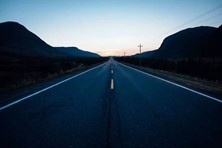
#> input picture task4/data/test.jpg, 222 x 148 px
$ python sobel_detect.py
#> lines starting #> are read from the running program, lines starting #| are printed output that depends on the picture
from cv2 import cv2
import numpy as np

import os
from PIL import Image, ImageEnhance


# 我采用sobel算子的实现图像边缘检测
def sobel(img):
    row, col = img.shape
    # 初始化
    image = np.zeros((row, col))
    G_x = np.zeros((row, col))  # 横向检测图像Gx
    G_y = np.zeros((row, col))  # 纵向检测图像Gy
    # x方向的卷积核(算子)
    s_x = np.array([[-1, 0, 1], [-2, 0, 2], [-1, 0, 1]])
    # y方向的卷积核
    s_y = np.array([[-1, -2, -1], [0, 0, 0], [1, 2, 1]])
    for i in range(row - 2):  # 卷积核x方向平移，r-2确保移动到最右侧不越界
        for j in range(col - 2):  # 卷积核y方向平移，c-2确保移动到最右侧不越界
            G_x_sum = np.sum(img[i:i + 3, j:j + 3] * s_x)  # x方向的通过卷积核与图像卷积运算后求和
            G_y_sum = np.sum(img[i:i + 3, j:j + 3] * s_y)  # y方向的通过卷积核与图像卷积运算后求和
            G_x[i + 1, j + 1] = abs(G_x_sum)  # 绝对值
            G_y[i + 1, j + 1] = abs(G_y_sum)  # 绝对值
            image[i + 1, j + 1] = (G_x[i + 1, j + 1] ** 2 + G_y[i + 1, j + 1] ** 2) ** 0.5  # 求梯度

    return np.uint8(image)


img = cv2.imread('./data/test.jpg', cv2.IMREAD_GRAYSCALE)  # 转化为灰度图像
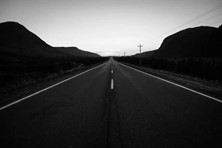
#> img: shape (148, 222); min 0, max 255, mean 69.9
cv2.imshow('image', img)

out_sobel = sobel(img)
#> after the loop in sobel, `for i in range(row - 2):`:
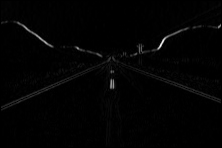
#> G_x: shape (148, 222) float64; min 0, max 898, mean 12.1; drawn with min black and max white
#> after the loop in sobel, `for i in range(row - 2):`:
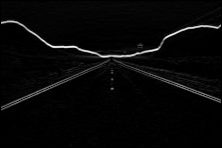
#> G_y: shape (148, 222) float64; min 0, max 888, mean 27.2; drawn with min black and max white
#> in sobel, `return np.uint8(image)`:
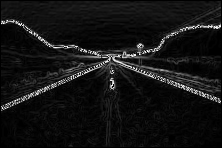
#> returned value: shape (148, 222); min 0, max 255, mean 19.8
cv2.imshow('sobel_image', out_sobel)
cv2.imwrite('./data/sobel_detect.jpg', out_sobel)

cv2.waitKey(0)
cv2.destroyAllWindows()

$ run again, with task4/data/sobel_image.jpg copied over task4/data/test.jpg
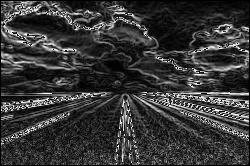
#> input picture task4/data/sobel_image.jpg, 250 x 166 px
#> img is the input picture: shape (166, 250); min 0, max 255, mean 55.3
#> after the loop in sobel, `for i in range(row - 2):`:
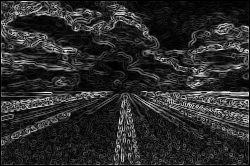
#> image: shape (166, 250) float64; min 0, max 976.5, mean 166.9; drawn with min black and max white
#> in sobel, `return np.uint8(image)`:
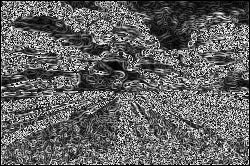
#> returned value: shape (166, 250); min 0, max 255, mean 98.4
